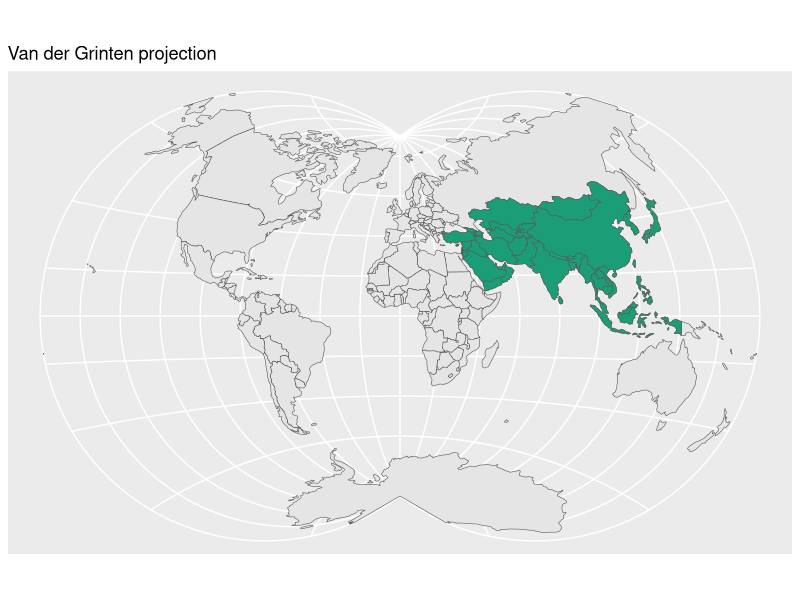
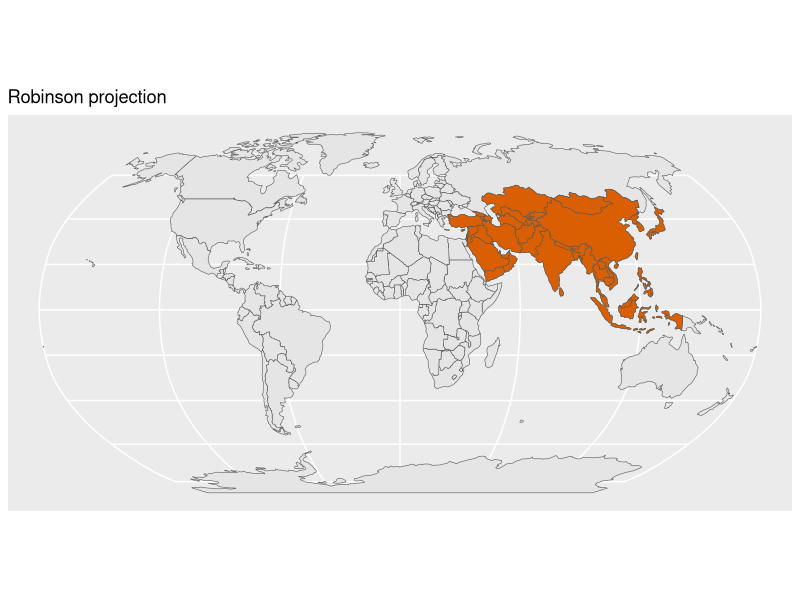
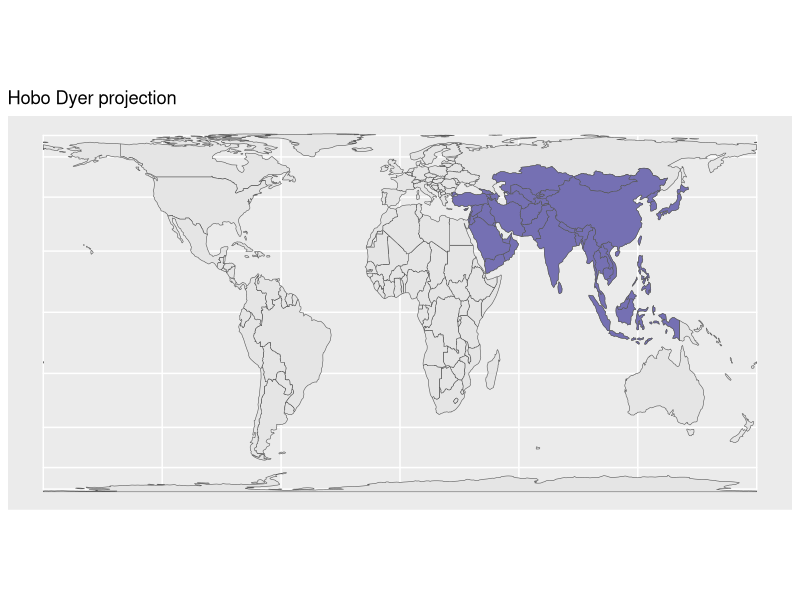
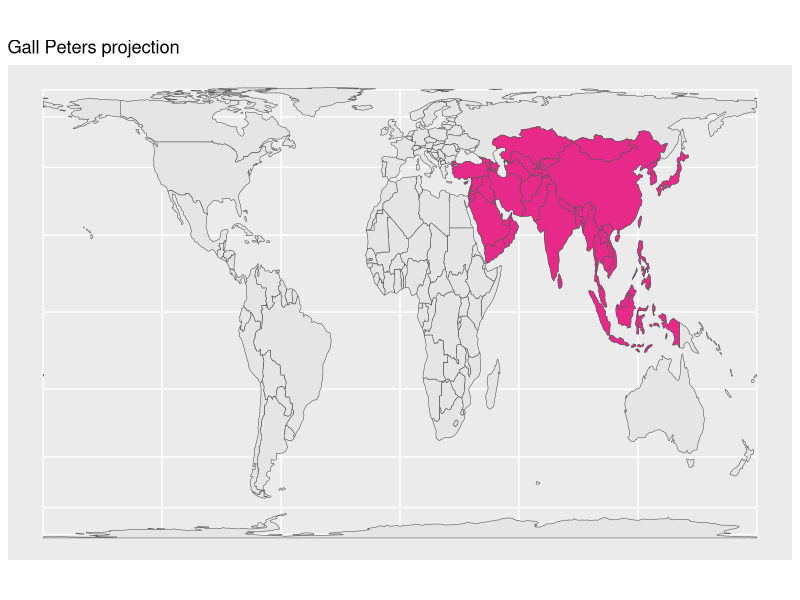
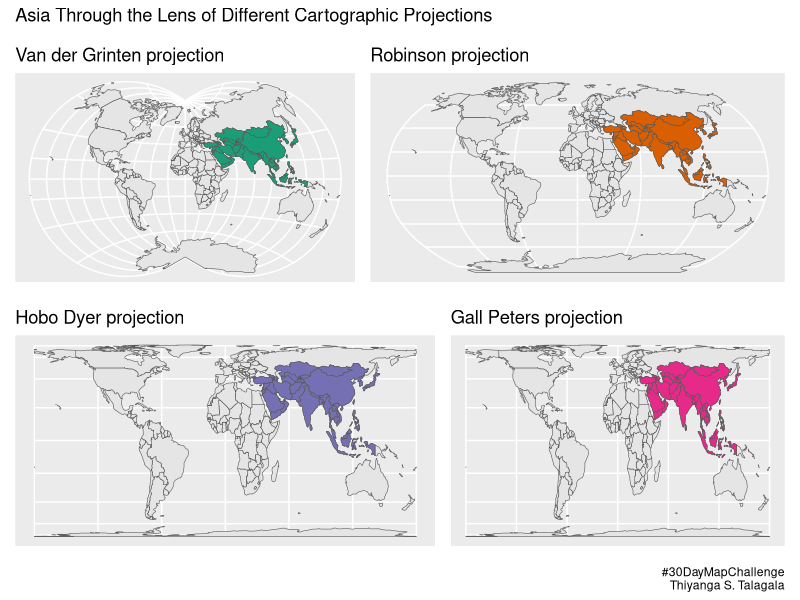

The R script that drew these images, in order:
library("rnaturalearth")
library("ggplot2")
library(sf)
library(patchwork)
#data
asia <- ne_countries(continent = "asia",
                          returnclass = "sf")
world <- ne_countries(returnclass = "sf")

#plots
p1 <- ggplot(data=world) + geom_sf() +
  geom_sf(data = asia, fill="#1b9e77")  +
  ggtitle("Van der Grinten projection") +
  coord_sf(crs= "+proj=vandg4")
p1

p2 <- ggplot(data=world) + geom_sf() +
  geom_sf(data = asia, fill="#d95f02")  +
  ggtitle("Robinson projection") +
  coord_sf(crs= "+proj=robin")
p2

p3 <- ggplot(data=world) + geom_sf() +
  geom_sf(data = asia, fill="#7570b3")  +
  ggtitle("Hobo Dyer projection") +
  coord_sf(crs= "+proj=cea +lon_0=0 +lat_ts=37.5 +x_0=0 +y_0=0 +ellps=WGS84 +units=m +no_defs")
p3

p4 <- ggplot(data=world) + geom_sf() +
  geom_sf(data = asia, fill="#e7298a")  +
  ggtitle("Gall Peters projection") +
  coord_sf(crs= "+proj=cea +lon_0=0 +x_0=0 +y_0=0 +lat_ts=45 +ellps=WGS84 +datum=WGS84 +units=m +no_defs")
p4

(p1|p2)/(p3|p4) + 
  plot_annotation('Asia Through the Lens of Different Cartographic Projections',
                  caption ='#30DayMapChallenge\nThiyanga S. Talagala')
